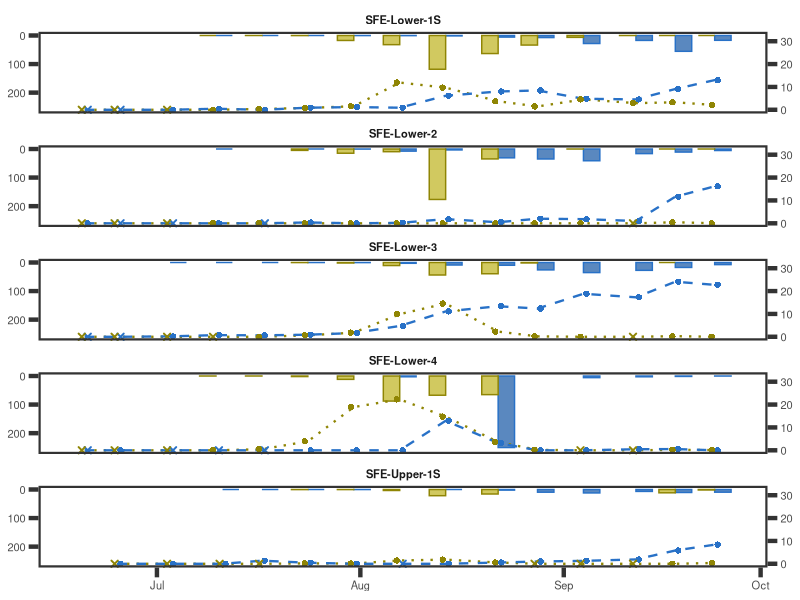
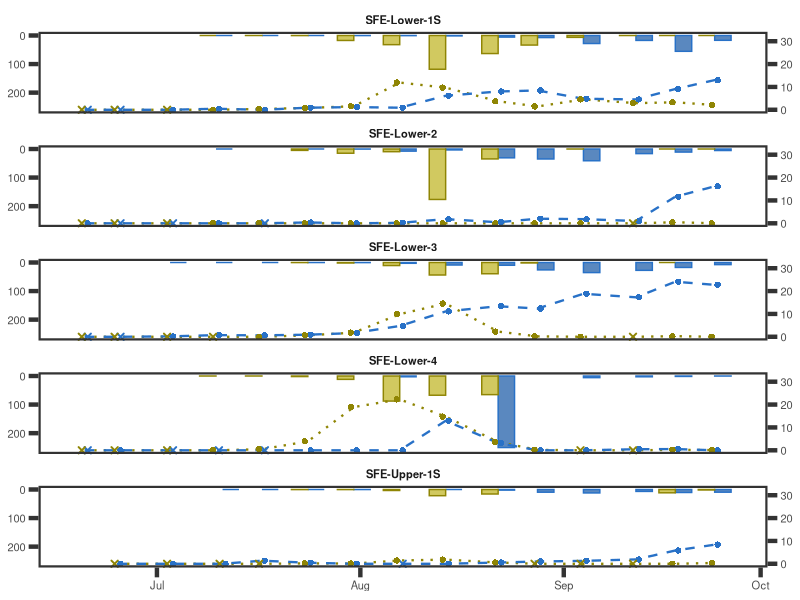

Reproduce these figures in R, in order.
#### Primary figure for taxa-specific cover & anatoxins and GPP on each river
### Jordan Zabrecky
## last edited: 07.25.2025

# This script creates a primary figure for Q2 focused on the relationships
# between benthic cyanobacteria dynamics within the same river

#### (1) Loading libraries and data ####

# loading libraries
lapply(c("tidyverse", "lubridate", "plyr", "cowplot"), 
       require, character.only = T)

# loading in data
data <- read.csv("./data/field_and_lab/sfkeel23_combined.csv") %>% 
  mutate(field_date = ymd(field_date)) %>% 
  select(field_date, site_reach, microcoleus, anabaena_cylindrospermum, 
         TM_ATX_all_ug_orgmat_g, TAC_ATX_all_ug_orgmat_g, 
         proportion_micro_transects, proportion_ana_cyl_transects)

# edit data for plot purposes (pivoting longer)
cover_longer <- data %>% 
  select(!c(TM_ATX_all_ug_orgmat_g, TAC_ATX_all_ug_orgmat_g,
            proportion_micro_transects, proportion_ana_cyl_transects)) %>% 
  pivot_longer(cols = c("microcoleus", "anabaena_cylindrospermum"),
               names_to = "taxa", values_to = "cover")
atx_longer <- data %>% 
  select(!c(microcoleus, anabaena_cylindrospermum,
            proportion_micro_transects, proportion_ana_cyl_transects)) %>% 
  dplyr::rename(microcoleus = TM_ATX_all_ug_orgmat_g,
         anabaena_cylindrospermum = TAC_ATX_all_ug_orgmat_g) %>%
  pivot_longer(cols = c("microcoleus", "anabaena_cylindrospermum"),
             names_to = "taxa", values_to = "ATX_all_ug_orgmat_g")
presence_longer <- data %>% 
  select(!c(TM_ATX_all_ug_orgmat_g, TAC_ATX_all_ug_orgmat_g)) %>% 
  # turn presence into binary if nearby transect of in quadrat
  mutate(microcoleus = case_when(proportion_micro_transects > 0 ~ "yes",
                                 TRUE ~ "no"),
         anabaena_cylindrospermum = case_when(proportion_ana_cyl_transects > 0 ~ "yes",
                                              TRUE ~ "no")) %>% 
  pivot_longer(cols = c("microcoleus", "anabaena_cylindrospermum"),
               names_to = "taxa", values_to = "present") %>%  
  select(field_date, site_reach, taxa, present)

# put all data together
data_longer <- left_join(cover_longer, atx_longer, by = c("taxa", "field_date", "site_reach"))
data_longer <- left_join(data_longer, presence_longer, by = c("taxa", "field_date", "site_reach")) %>% 
  # add in if it is present in quadrat survey design
  mutate(quadrat = case_when(cover > 0 ~ "yes",
                             TRUE ~ "no"))

# replace anatoxin NAs with 0's
data_longer$ATX_all_ug_orgmat_g <- replace_na(data_longer$ATX_all_ug_orgmat_g)

#### (2) Making figure ####

# set theme for all plots
theme_set(theme_bw() + theme(legend.position = "bottom", 
                             panel.grid.minor = element_blank(), panel.grid.major = element_blank(),
                             panel.border = element_rect(linewidth = 1.5), axis.ticks = element_line(linewidth = 1.5),
                             text = element_text(size = 10), axis.ticks.length=unit(.25, "cm"),
                             strip.background = element_blank()))

# benthic cyanobacteria plot
sfe_all <- ggplot(data = data_longer, aes(x = field_date)) +
  geom_bar(position = "dodge", stat = "identity", 
           aes(y = ATX_all_ug_orgmat_g, fill = taxa, color = taxa), 
           width = 5) +
  geom_line(aes(y = 260 - (cover * 8), color = taxa, linetype = taxa),
            linewidth = 0.8) +
  geom_point(aes(y = 260 - (cover * 8), color = taxa, shape = present),
             size = 1.5, stroke = 1, position = position_dodge(width = 1.8)) +
  scale_color_manual("Taxa", values = c("#8f8504","#2871c7"),
                     labels = c("Anabaena & Cylindrospermum", "Microcoleus")) +
  scale_linetype_manual("Taxa", values = c("dotted", "dashed"),
                        labels = c("Anabaena & Cylindrospermum", "Microcoleus")) +
  scale_shape_manual("Present / Quadrat", values = c(4, 16)) +
  scale_fill_manual("Taxa", values = c("#d1c960","#5a88bf"),
                    labels = c("Anabaena & Cylindrospermum", "Microcoleus")) +
  facet_wrap(~site_reach, ncol = 1, 
             labeller =  as_labeller(c(`SFE-M-1S` = "SFE-Lower-1S", 
                                       `SFE-M-2`= "SFE-Lower-2",
                                       `SFE-M-3` = "SFE-Lower-3",
                                       `SFE-M-4` = "SFE-Lower-4",
                                       `SFE-SH-1S` = "SFE-Upper-1S"))) +
  labs(#y = expression(paste("Anatoxins (", mu, "g g"^-1, "OM)")), 
       y = NULL, x = NULL) +
  ylim(0, 110) +
  scale_x_date(limits = as.Date(c("2023-06-18", "2023-09-27"))) +
  scale_y_reverse(sec.axis = sec_axis(~ ((. - 260)/8) * -1, 
                                      #name = "Cover (%)")) +
                                          ))+
  theme(strip.text = element_text(size = 8, face = "bold")) +
  theme(legend.position = "none") # will move over legend via illustrator
sfe_all

# save figure
ggsave("./figures/fig_bc_withinrivers_notfinal.tiff", dpi = 600, 
       width=8.1, height=12, unit="cm") 

#### (3) Misc. Questions ####

# how does peak magnitude vary per reach??
summary <- data %>% 
  dplyr::group_by(site_reach) %>% 
  dplyr::summarize(max_m = max(microcoleus),
                   max_ac = max(anabaena_cylindrospermum),
                   max_m_atx = max(TM_ATX_all_ug_orgmat_g, na.rm = TRUE),
                   max_ac_atx = max(TAC_ATX_all_ug_orgmat_g, na.rm = TRUE))
max(summary$max_m) - min(summary$max_m) # 15.7% difference
max(summary$max_ac) - min(summary$max_ac) # 21.81% difference
